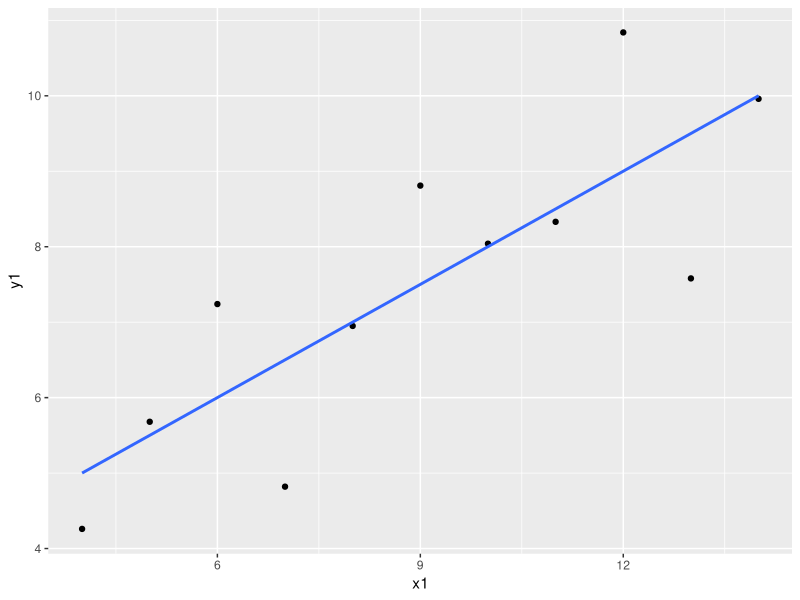
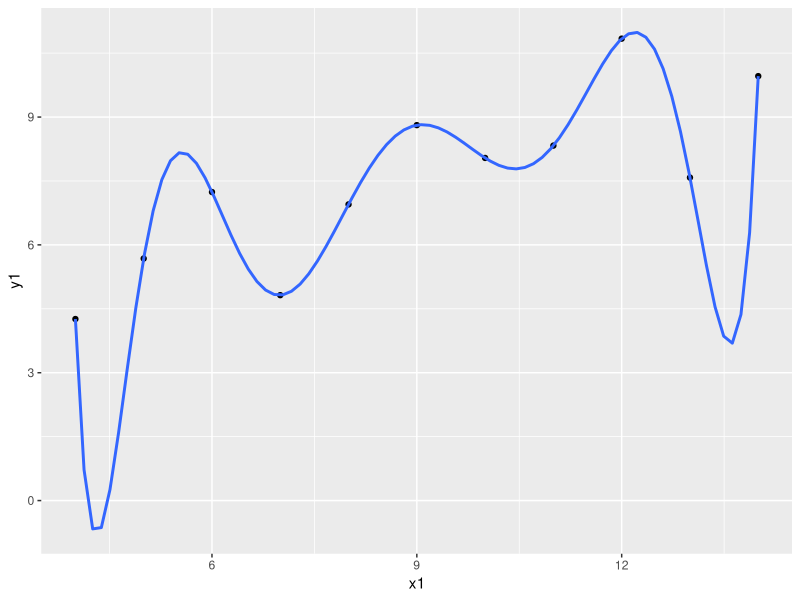

Generate these figures, in order, with R:
library(ggplot2)
## TWO PARAMETER MODEL --VISUAL--
ggplot(anscombe, aes(x=x1, y=y1)) + geom_point()+
  stat_smooth(se=F, method='lm')

dim(anscombe[,c("x1","y1")])
## SATURATED (FULL) MODEL --VISUAL--
ggplot(anscombe, aes(x=x1, y=y1)) + geom_point()+
  stat_smooth(se=F, method='lm', formula=y~poly(x,10))

full=lm(y1~poly(x1,10),data=anscombe) # FULL MODEL
summary(full) # ERROR NON-EXISTENT
